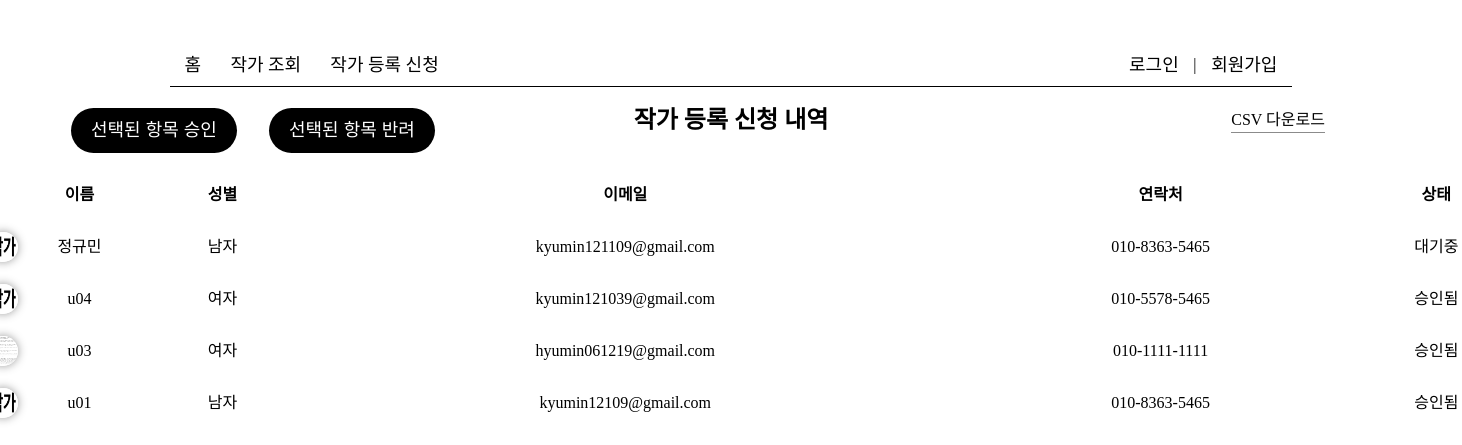
The page /artist_registration_list/ on the database its author committed.
### posts/models.py (models this page shows, shortened)
class Artist(models.Model):
    GENDER_CHOICES = [
        ('M', '남자'),
        ('F', '여자'),
    ]
    STATUS_CHOICES = [
        ('P', '대기중'),  # Pending
        ('A', '승인됨'),  # Approved
        ('R', '거부됨'),  # Rejected
    ]
    user = models.OneToOneField(User, on_delete=models.CASCADE)  # 사용자와 1:1 관계
    name = models.CharField(max_length=16)
    gender = models.CharField(max_length=1, choices=GENDER_CHOICES)
    birth_date = models.DateField()
    email = models.EmailField(unique=True)
    profile_image = models.ImageField(upload_to='artist_images/', blank=True, null=True)  # 작가 프로필 이미지
    contact = models.CharField(max_length=100, blank=True, null=True)
    status = models.CharField(max_length=1, choices=STATUS_CHOICES, default='P')  # 작가 상태

### posts/views.py (the view, shortened to what this page needs)
# urls.py: path('artist_registration_list/', posts.views.artist_registration_list, name='artist_registration_list'),  # 작가 신청 내역 조회 페이지
def artist_registration_list(request):
    query = request.GET.get('q', '')
    if query:
        artists = Artist.objects.filter(
            Q(name__icontains=query) |
            Q(email__icontains=query) |
            Q(contact__icontains=query)
        ).order_by('-id')
    else:
        artists = Artist.objects.all().order_by('-id')
    return render(request, 'posts/artist_registration_list.html', {'artists': artists})

### posts/templates/posts/artist_registration_list.html (shortened to what this page needs)
<!DOCTYPE html>
<html lang="ko">
<head>
    {% load static %}
    <link rel="stylesheet" href="{% static 'posts/css/style.css' %}">
</head>
<body>
    {% include 'posts/header.html' %}
    <main>
        <section class="mt20">
            <div class="container cc">
                <div>
                    <h1>작가 등록 신청 내역</h1>
                    <a href="{% url 'download_csv' %}" class="csv_download">CSV 다운로드</a>
                    <div class="registration_btn">
                        <button type="submit" name="action" value="approve">선택된 항목 승인</button>
                        <button type="submit" name="action" value="reject">선택된 항목 반려</button>
                    </div>
                </div>
                <form method="POST" action="{% url 'artist_registration_list' %}" class="artist_registration_list">
                    <table class="mt4">
                        <thead>
                            <tr>
                                <th>이름</th>
                                <th>성별</th>
                                <th>이메일</th>
                                <th>연락처</th>
                                <th>상태</th>
                            </tr>
                        </thead>
                        <tbody>
                            {% for artist in artists %}
                            <tr class="tc">
                                <td><img src="{% if artist.profile_image %}{{ artist.profile_image.url }}{% else %}{% static 'posts/images/default_profile.png' %}{% endif %}" alt="profile_img" width="30" height="30"></td>
                                <td>{{ artist.name }}</td>
                                <td>{{ artist.get_gender_display }}</td>
                                <td>{{ artist.email }}</td>
                                <td>{{ artist.contact }}</td>
                                <td>{{ artist.get_status_display }}</td>
                            </tr>
                            {% empty %}
                            <tr>
                                <td colspan="6">등록 신청된 작가가 없습니다.</td>
                            </tr>
                            {% endfor %}
                        </tbody>
                    </table>
                </form>
            </div>
        </section>
    </main>
</body>
</html>

### posts/static/posts/css/style.css (style rules this page uses)
* { margin: 0; padding: 0; box-sizing: border-box; line-height: 1.5em; }
body { width: 100%; }
section { position: relative; }
.container { width: 1320px; position: relative; margin: 0 auto; }
a, label, button { cursor: pointer; color: black; display: inline-block; text-decoration: none; border: none; }
img { max-width: 100%; }
.cc { display: flex; flex-flow: column; justify-content: center; align-items: center; }
.tc { text-align: center; }
.mt4 { margin-top: 2vw; }
.mt20 { padding-top: 7vw; padding-bottom: 7vw; }
.artist_registration_list { position: relative; width: 120%; height: 70vh; }
.artist_registration_list table { position: relative; width: 100%; }
.artist_registration_list table tr { position: relative; width: 100%; height: 50px; }
.artist_registration_list table img { border-radius: 50%; box-shadow: 0 0 10px rgb(151, 151, 151); position: absolute; }
.artist_registration_list table tr td:nth-child(2) { width: 30px; position: absolute; margin-top: 10px; left: 2%; }
.csv_download { position: absolute; top: 1%; right: 5%; border-bottom: 1px solid #8b8b8b; }
.registration_btn button { position: absolute; height: 45px; padding: 0 20px; background-color: black; border-radius: 25px; color: white; font-size: 18px; z-index: 100000; white-space: nowrap; }
.registration_btn button:nth-child(1) { top: 1%; left: 0%; }
.registration_btn button:nth-child(2) { top: 1%; left: 15%; }

### rows shown on the page
Artist: name "정규민", gender "남자", email "kyumin121109@gmail.com", contact "010-8363-5465", status "대기중"
Artist: name "u04", gender "여자", email "kyumin121039@gmail.com", contact "010-5578-5465", status "승인됨"
Artist: profile_image (picture), name "u03", gender "여자", email "hyumin061219@gmail.com", contact "010-1111-1111", status "승인됨"
Artist: name "u01", gender "남자", email "kyumin12109@gmail.com", contact "010-8363-5465", status "승인됨"
